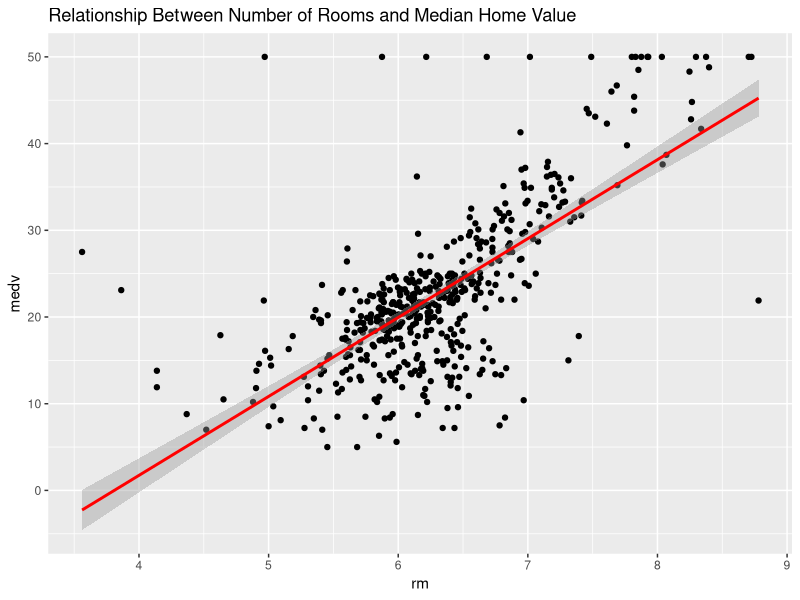
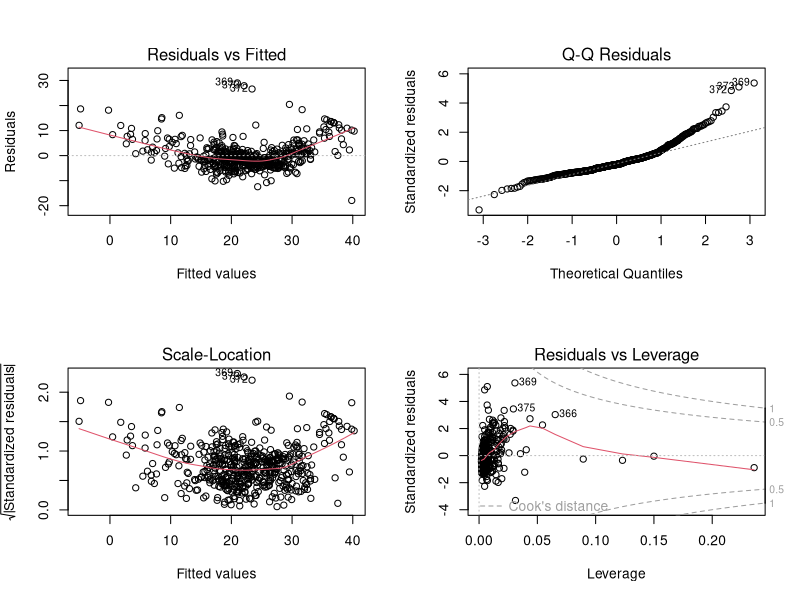

These charts were generated, in order, by the following R code:
## ---- chunk 1
knitr::opts_chunk$set(echo = TRUE)
## ---- chunk 2
#install.packages(c("tidyverse", "broom", "ggplot2", "caret", "car", "MASS"))
library(tidyverse)
library(broom)
library(ggplot2)
library(caret)
library(car)
library(MASS)
## ---- chunk 3
data("Boston")
boston_data <- as_tibble(Boston)
head(boston_data)
## ---- chunk 4
summary(boston_data)
## ---- chunk 5
ggplot(boston_data, aes(x = rm, y = medv)) +
  geom_point() +
  geom_smooth(method = "lm", color = "red") +
  labs(title = "Relationship Between Number of Rooms and Median Home Value")
## ---- chunk 6
model <- lm(medv ~ rm + lstat + crim, data = boston_data)
summary(model)
## ---- chunk 7
par(mfrow = c(2, 2))
plot(model)
## ---- chunk 8
vif(model)
## ---- chunk 9
boston_data <- boston_data %>% mutate(
  log_medv = log(medv),
  log_lstat = log(lstat + 1)
)

log_model <- lm(log_medv ~ rm + log_lstat + crim, data = boston_data)
summary(log_model)
## ---- chunk 10
set.seed(123)
train_control <- trainControl(method = "cv", number = 10)
cv_model <- train(medv ~ rm + lstat + crim, data = boston_data, method = "lm", trControl = train_control)
cv_model
## ---- chunk 11
model_dis <- lm(medv ~ rm + lstat + crim + dis, data = boston_data)
summary(model_dis)
